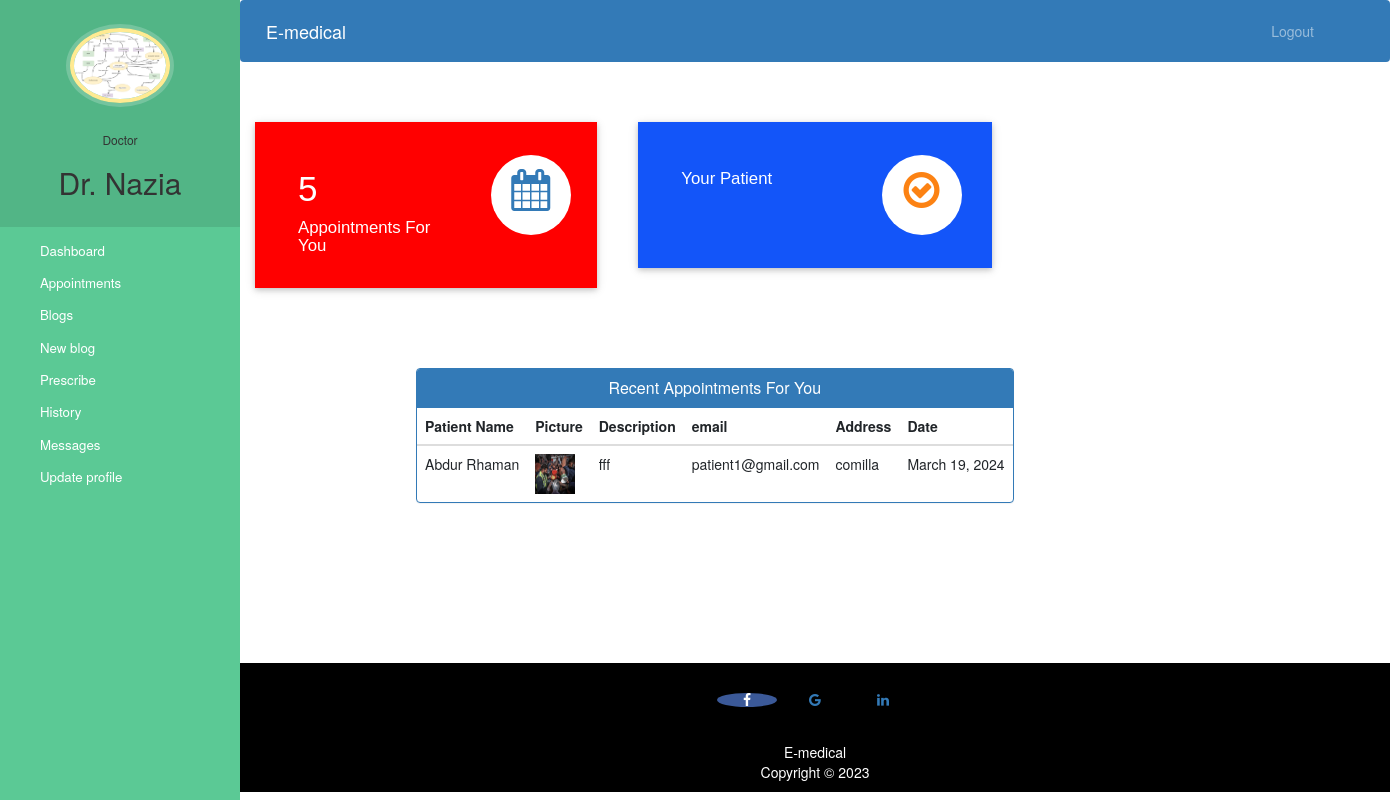
/doctor-dashboard (signed in), run on the app's committed database.
### hospital/models.py (models this page shows, shortened)
class Doctor(models.Model):
    user=models.OneToOneField(User,on_delete=models.CASCADE)
    profile_pic= models.ImageField(upload_to='profile_pic/DoctorProfilePic/',null=True,blank=True)
    address = models.CharField(max_length=40)
    email = models.EmailField(default='')
    department= models.CharField(max_length=50,choices=departments,default='Cardiologist')
    status=models.BooleanField(default=False)

class Appointment(models.Model):
    doctor = models.ForeignKey(Doctor, on_delete=models.CASCADE,null=True)
    patient = models.ForeignKey(Patient, on_delete=models.CASCADE,null=True)
    patientId=models.PositiveIntegerField(null=True)
    doctorId=models.PositiveIntegerField(null=True)
    patientName=models.CharField(max_length=40,null=True)
    doctorName=models.CharField(max_length=40,null=True)
    appointmentDate=models.DateField(auto_now=True)
    description=models.TextField(max_length=500)
    status=models.BooleanField(default=False)

class Patient(models.Model):
    user=models.ForeignKey(User,on_delete=models.CASCADE)
    profile_pic= models.ImageField(upload_to='profile_pic/PatientProfilePic/',null=True,blank=True)
    address = models.CharField(max_length=40)
    email = models.EmailField(default='')
    admitDate=models.DateField(auto_now=True)
    status=models.BooleanField(default=False)

### hospital/views.py (the view)
# urls.py: path('doctor-dashboard', views.doctor_dashboard_view,name='doctor-dashboard'),
@login_required(login_url='doctorlogin')
@user_passes_test(is_doctor)
def doctor_dashboard_view(request):
    patientcount=models.Patient.objects.all().filter(status=True).count()
    appointmentcount=models.Appointment.objects.all().filter(status=True,doctorId=request.user.id).count()
    appointments=models.Appointment.objects.all().filter(status=True,doctorId=request.user.id).order_by('-id')
    patientid=[]
    for a in appointments:
        patientid.append(a.patientId)
    patients=models.Patient.objects.all().filter(status=True,user_id__in=patientid).order_by('-id')
    appointments=zip(appointments,patients)
    mydict={
    'patientcount':patientcount,
    'appointmentcount':appointmentcount,
    'appointments':appointments,
    'doctor':models.Doctor.objects.get(user_id=request.user.id),
    }
    return render(request,'hospital/doctor_dashboard.html',context=mydict)

### hospital/views.py (called while the page is built)
def is_doctor(user):
    return user.groups.filter(name='DOCTOR').exists()

### templates/hospital/doctor_dashboard.html
{% extends 'hospital/doctor_base.html' %}
{% load static %}
{% block content %}
{%include 'hospital/doctor_dashboard_cards.html'%}
<br><br><br><br>
<div class="container">
  <div class="row">
    <div class="panel panel-primary" style="margin-left:15%;">
      <div class="panel-heading" style="text-align:center;">
        <h6 class="panel-title">Recent Appointments For You</h6>
      </div>
      <table class="table table-hover" id="dev-table">
        <thead>
          <tr>
            <th>Patient Name</th>
            <th>Picture</th>
            <th>Description</th>
            <th>email</th>
            <th>Address</th>
            <th>Date</th>
          </tr>
        </thead>
        {% for a,p in appointments %}
        <tr>
          <td>{{a.patientName}}</td>
          <td> <img src="{% static p.profile_pic.url %}" alt="Profile Pic" height="40px" width="40px" /></td>
          <td>{{a.description}}</td>
          <td>{{p.email}}</td>
          <td>{{p.address}}</td>
          <td>{{a.appointmentDate}}</td>
        </tr>
        {% endfor %}
      </table>
    </div>
  </div>
</div>
{% endblock content %}

### templates/hospital/doctor_base.html (shortened to what this page needs)
<!DOCTYPE html>
{% load static %}
<html lang="en">
<head>
  <link rel="stylesheet" href="https://stackpath.bootstrapcdn.com/bootstrap/4.3.1/css/bootstrap.min.css">
  <link rel="stylesheet" href="https://maxcdn.bootstrapcdn.com/font-awesome/4.7.0/css/font-awesome.min.css">
</head>
<body>
  <nav class="menu" tabindex="0">
    <header class="avatar">
      <img src="{% static doctor.profile_pic.url %}" alt="Profile Pic" />
      <br><br>
      <h6>Doctor</h6>
      <h2>{{request.user.first_name}}</h2>
    </header>
    <ul>
      <li tabindex="0" class="icon-dashboard"> <a style="color:white; text-decoration:none;" href="/doctor-dashboard"><span>Dashboard</span></a> </li>
      <li tabindex="0" class="icon-calendar"> <a style="color:white; text-decoration:none;" href="/doctor-appointment"><span>Appointments</span></a></li>
      <li tabindex="0" class="icon-users"> <a style="color:white; text-decoration:none;" href="/doctor-blog"><span>Blogs</span></a></li>
      <li tabindex="0" class="icon-users"> <a style="color:white; text-decoration:none;" href="/new-blog"><span>New blog</span></a></li>
      <li tabindex="0" class="icon-users"> <a style="color:white; text-decoration:none;" href="/prescribe"><span>Prescribe</span></a></li>
      <li tabindex="0" class="icon-users"> <a style="color:white; text-decoration:none;" href="/prescription_history"><span>History</span></a></li>
      <li tabindex="0" class="icon-users"> <a style="color:white; text-decoration:none;" href="/message_list"><span>Messages</span></a></li>
      <li tabindex="0" class="icon-users"> <a style="color:white; text-decoration:none;" href="/edit-profile-doctor"><span>Update profile</span></a></li>
    </ul>
  </nav>
  <main>
    <div class="bs-example">
      <nav class="navbar navbar-expand-md  navbar-dark fixed-top" style="background:#337AB7;">
        <a href="/doctor-dashboard" class="navbar-brand">E-medical</a>
        <div class="collapse navbar-collapse justify-content-between" id="navbarCollapse">
          <div class="navbar-nav" style=" margin-left: 90%;">
            <a href="/logout" class="nav-item nav-link">Logout</a>
          </div>
        </div>
      </nav>
    </div>
    <br><br>
    {% block content %}
    {% endblock content %}
    <br><br><br><br><br><br><br>
    <footer>
      <p>
        <a href="https://www.facebook.com/NSTUCampus" class="fa fa-facebook"></a>
        <a href="https://nstu.edu.bd/" class="fa fa-google"></a>
        <a href="https://www.linkedin.com/school/noakhali-science-and-technology-university/" class="fa fa-linkedin"></a>
      </p>
      <br>
      <div class="container">
        <div class="row">
          <div class="col-md-12 col-sm-12">
            <div style="color:#ffffff;" class="wow fadeInUp footer-copyright">
              <p>E-medical <br>
                Copyright &copy; 2023 </p>
            </div>
          </div>
        </div>
      </div>
    </footer>
  </main>
</body>
</html>

### templates/hospital/doctor_base.html (style rules this page uses)
a:link { text-decoration: none; }
a { color: white; }
footer { padding: 0px 0px 0px 0px; background-color: black; margin: 0px; }
.fa { font-size: 23px; width: 60px; text-align: center; text-decoration: none; margin: 5px 2px; border-radius: 50%; }
.fa-facebook { background: #3B5998; color: white; margin-top: 30px; }
p { text-align: center; }
body { padding-left: 240px; }
main { position: relative; height: 100vh; }
.menu { background: #5bc995; height: 100vh; width: 240px; position: fixed; top: 0px; left: 0; z-index: 5; outline: none; }
.menu .avatar { background: rgba(0, 0, 0, 0.1); padding: 2em 0.5em; text-align: center; }
.menu .avatar img { width: 100px; border-radius: 50%; overflow: hidden; border: 4px solid #ffea92; box-shadow: 0 0 0 4px rgba(255, 255, 255, 0.2); }
.menu .avatar h2 { font-weight: normal; margin-bottom: 0; }
.menu ul { list-style: none; padding: 0.5em 0; margin: 0; }
.menu ul li { padding: 0.5em 1em 0.5em 3em; font-size: 0.95em; font-weight: regular; background-repeat: no-repeat; background-position: left 15px center; background-size: auto 20px; transition: all 0.15s linear; cursor: pointer; }
.menu ul li.icon-dashboard { background-image: url("http://www.entypo.com/images//gauge.svg"); }
.menu ul li.icon-users { background-image: url("http://www.entypo.com/images//users.svg"); }
.menu ul li.icon-calendar { background-image: url("http://www.entypo.com/images//calendar.svg"); }

### data on the page
Doctor: profile_pic (picture)
Appointment: patientName "Abdur Rhaman", profile_pic (picture), description "fff", email "patient1@gmail.com", address "comilla", appointmentDate "March 19, 2024"

### other printed values
{{ request.user.first_name }} "Dr. Nazia"
{{ appointmentcount }} "5"
